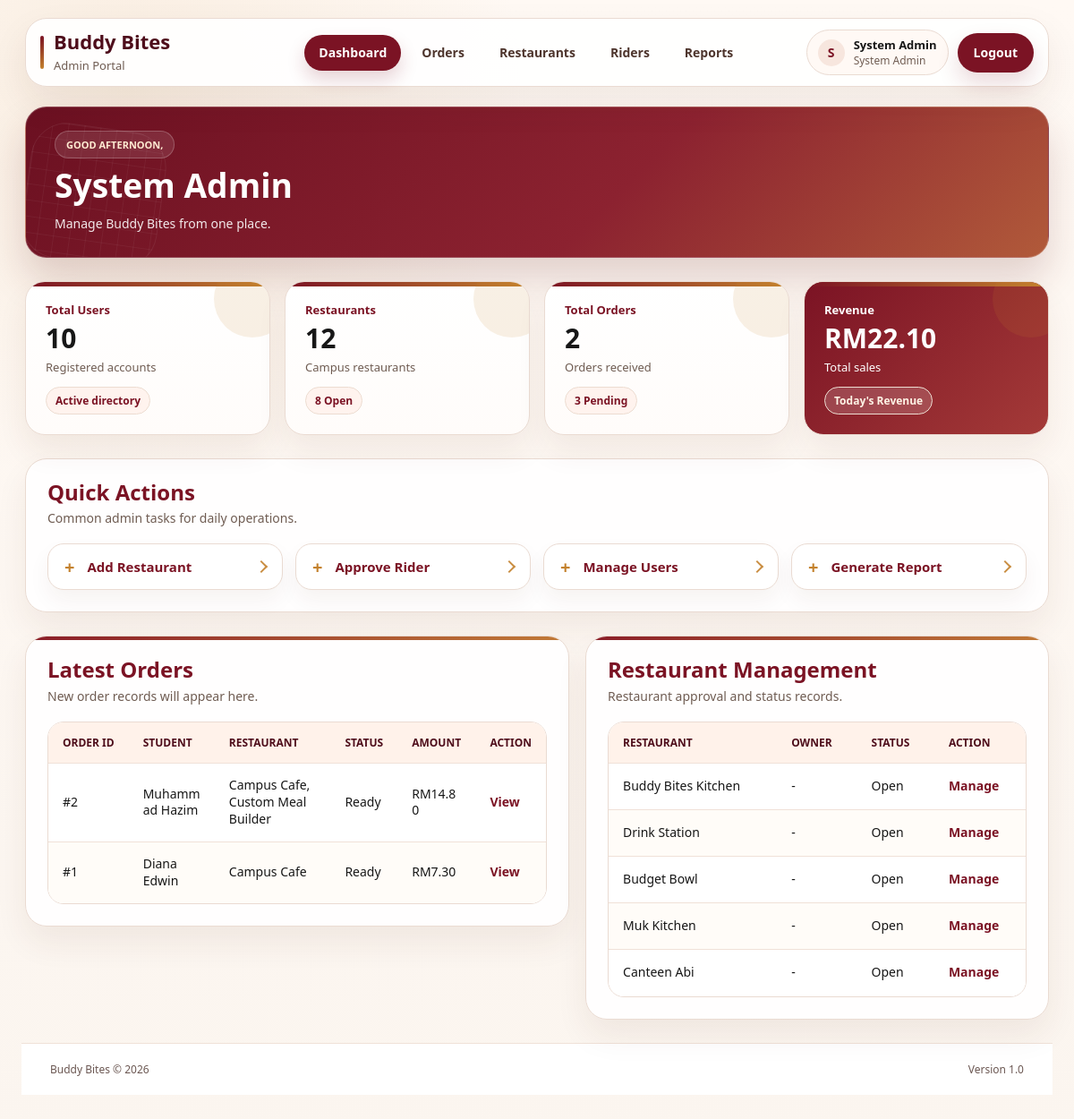
/pages/admin_dashboard.php (signed in), run on the app's committed database.
### tables this page shows
CREATE TABLE `orders` (
  `order_id` int(11) NOT NULL,
  `user_id` int(11) NOT NULL,
  `total_amount` decimal(10,2) NOT NULL,
  `status` varchar(50) DEFAULT 'Preparing',
  `order_date` timestamp NOT NULL DEFAULT current_timestamp()
);

CREATE TABLE `users` (
  `user_id` int(11) NOT NULL,
  `user_code` varchar(20) DEFAULT NULL,
  `full_name` varchar(100) NOT NULL,
  `email` varchar(100) NOT NULL,
  `password` varchar(255) NOT NULL,
  `role` enum('student','restaurant','rider','admin') NOT NULL,
  `created_at` timestamp NOT NULL DEFAULT current_timestamp(),
  `phone` varchar(30) DEFAULT '',
  `status` varchar(30) DEFAULT 'Pending'
);

CREATE TABLE `restaurants` (
  `restaurant_id` int(11) NOT NULL,
  `restaurant_name` varchar(100) NOT NULL,
  `owner_name` varchar(100) DEFAULT '',
  `phone` varchar(30) DEFAULT '',
  `opening_hours` varchar(100) DEFAULT '8:00 AM - 10:00 PM',
  `status` varchar(30) DEFAULT 'Open'
);

### pages/admin_dashboard.php (the view, shortened to what this page needs)
<?php
include("../includes/db.php");
$admin_name = $_SESSION["full_name"] ?? "System Admin";
$totalUsers = $conn->query("SELECT COUNT(*) AS total FROM users")->fetch_assoc()["total"];
$totalRestaurants = $conn->query("SELECT COUNT(*) AS total FROM restaurants")->fetch_assoc()["total"];
$totalOrders = $conn->query("SELECT COUNT(*) AS total FROM orders")->fetch_assoc()["total"];
$totalRevenue = $conn->query("
SELECT IFNULL(SUM(total_amount),0) AS revenue
FROM orders
")->fetch_assoc()["revenue"];
$summary_cards = [
[
"title"=>"Total Users",
"icon"=>"fa-users",
"value"=>$totalUsers,
"subtitle"=>"Registered accounts",
"label"=>"Active directory"
],
[
"title"=>"Restaurants",
"icon"=>"fa-store",
"value"=>$totalRestaurants,
"subtitle"=>"Campus restaurants",
"label"=>"8 Open"
],
[
"title"=>"Total Orders",
"icon"=>"fa-receipt",
"value"=>$totalOrders,
"subtitle"=>"Orders received",
"label"=>"3 Pending"
],
[
"title"=>"Revenue",
"icon"=>"fa-sack-dollar",
"value"=>"RM".number_format($totalRevenue,2),
"subtitle"=>"Total sales",
"label"=>"Today's Revenue"
]
];
$quick_actions = [
    ["label" => "Add Restaurant", "icon" => "fa-plus", "href" => "restaurant_management.php"],
    ["label" => "Approve Rider", "icon" => "fa-motorcycle", "href" => "rider_management.php"],
    ["label" => "Manage Users", "icon" => "fa-users", "href" => "admin_users.php"],
    ["label" => "Generate Report", "icon" => "fa-file-lines", "href" => "admin_report.php"],
];
function e($value) {
    return htmlspecialchars($value, ENT_QUOTES, "UTF-8");
}
?>
<?php include("../includes/header.php"); ?>
<main class="admin-shell admin-premium admin-dashboard-page">
    <nav class="admin-topbar">
        <a class="admin-brand" href="admin_dashboard.php">
            <span>
                <b>Buddy Bites</b>
                <small>Admin Portal</small>
            </span>
        </a>
        <div class="admin-main-nav">
            <a class="active" href="admin_dashboard.php">Dashboard</a>
            <a href="manage_orders.php">Orders</a>
            <a href="restaurant_management.php">Restaurants</a>
            <a href="rider_management.php">Riders</a>
            <a href="admin_report.php">Reports</a>
        </div>
        <div class="admin-user-nav">
            <div class="admin-profile">
                <span><?php echo e(substr($admin_name, 0, 1)); ?></span>
                <div>
                    <b><?php echo e($admin_name); ?></b>
                    <small>System Admin</small>
                </div>
            </div>
            <a class="admin-logout" href="logout.php">
                Logout
            </a>
        </div>
    </nav>
    <section class="admin-content">
        <header class="admin-hero">
            <div>
                <p>Good Afternoon,</p>
                <h1>System Admin <span><i class="fa-solid fa-gauge-high"></i></span></h1>
                <small>Manage Buddy Bites from one place.</small>
            </div>
        </header>
        <section class="admin-summary-grid" aria-label="Summary">
            <?php foreach ($summary_cards as $card) { ?>
                <article class="admin-stat-card">
                    <div>
                        <p><?php echo e($card["title"]); ?></p>
                        <h2><?php echo e($card["value"]); ?></h2>
                        <small><?php echo e($card["subtitle"]); ?></small>
                        <em><?php echo e($card["label"]); ?></em>
                    </div>
                </article>
            <?php } ?>
        </section>
        <section class="admin-section">
            <div class="admin-section-heading">
                <h2>Quick Actions</h2>
                <p>Common admin tasks for daily operations.</p>
            </div>
            <div class="admin-actions">
                <?php foreach ($quick_actions as $action) { ?>
                    <a href="<?php echo e($action["href"]); ?>">
                        <?php echo e($action["label"]); ?>
                    </a>
                <?php } ?>
            </div>
        </section>
        <section class="admin-grid-two">
            <div class="admin-panel">
                <div class="admin-section-heading">
                    <h2>Latest Orders</h2>
                    <p>New order records will appear here.</p>
                </div>
                <div class="admin-table-wrap">
                    <table class="admin-table">
                        <thead>
                            <tr>
                                <th>Order ID</th>
                                <th>Student</th>
                                <th>Restaurant</th>
                                <th>Status</th>
                                <th>Amount</th>
                                <th>Action</th>
                            </tr>
                        </thead>
                        <tbody>
                        <?php
                        $orders = $conn->query("
                        SELECT
                            orders.order_id,
                            orders.status,
                            orders.total_amount,
                            users.full_name AS customer_name,
                            GROUP_CONCAT(DISTINCT order_items.restaurant_name SEPARATOR ', ') AS restaurant_name
                        FROM orders
                        JOIN users ON orders.user_id = users.user_id
                        LEFT JOIN order_items ON orders.order_id = order_items.order_id
                        GROUP BY orders.order_id, orders.status, orders.total_amount, users.full_name
                        ORDER BY orders.order_id DESC
                        LIMIT 5
                        ");
                        while ($row = $orders->fetch_assoc()) {
                        ?>
                        <tr>
                        <td>#<?php echo $row["order_id"]; ?></td>
                        <td><?php echo htmlspecialchars($row["customer_name"]); ?></td>
                        <td><?php echo htmlspecialchars($row["restaurant_name"] ?? "-"); ?></td>
                        <td><?php echo htmlspecialchars($row["status"]); ?></td>
                        <td>RM<?php echo number_format($row["total_amount"], 2); ?></td>
                        <td>
                        <a href="manage_orders.php?id=<?php echo $row["order_id"]; ?>">
                        View
                        </a>
                        </td>
                        </tr>
                        <?php } ?>
                        </tbody>
                    </table>
                </div>
            </div>
            <div class="admin-panel">
                <div class="admin-section-heading">
                    <h2>Restaurant Management</h2>
                    <p>Restaurant approval and status records.</p>
                </div>
                <div class="admin-table-wrap">
                    <table class="admin-table">
                        <thead>
                            <tr>
                                <th>Restaurant</th>
                                <th>Owner</th>
                                <th>Status</th>
                                <th>Action</th>
                            </tr>
                        </thead>
                        <tbody>
                        <?php
                        $restaurants = $conn->query("
                            SELECT *
                            FROM restaurants
                            ORDER BY restaurant_id DESC
                            LIMIT 5
                        ");
                        while ($r = $restaurants->fetch_assoc()) {
                        ?>
                        <tr>
                            <td><?php echo e($r["restaurant_name"]); ?></td>
                            <td><?php echo e($r["owner_name"] ?: "-"); ?></td>
                            <td><?php echo e($r["status"]); ?></td>
                            <td>
                                <a href="restaurant_management.php">Manage</a>
                            </td>
                        </tr>
                        <?php } ?>
                        </tbody>
                    </table>
                </div>
            </div>
        </section>
    </section>
    <footer class="admin-footer">
        <span>Buddy Bites &copy; 2026</span>
        <span>Version 1.0</span>
    </footer>
</main>
<?php include("../includes/footer.php"); ?>

### data on the page
orders: order_id "2", user.full_name "Muhammad Hazim", restaurant_name "Campus Cafe, Custom Meal Builder", status "Ready", total_amount "14.80"
orders: order_id "1", user.full_name "Diana Edwin", restaurant_name "Campus Cafe", status "Ready", total_amount "7.30"
restaurants: restaurant_name "Buddy Bites Kitchen", owner_name "-", status "Open"
restaurants: restaurant_name "Drink Station", owner_name "-", status "Open"
restaurants: restaurant_name "Budget Bowl", owner_name "-", status "Open"
restaurants: restaurant_name "Muk Kitchen", owner_name "-", status "Open"
restaurants: restaurant_name "Canteen Abi", owner_name "-", status "Open"

### other printed values
substr($admin_name, 0, 1) "S"
$admin_name "System Admin"
$card["title"] "Total Users"
$card["value"] "10"
$card["subtitle"] "Registered accounts"
$card["label"] "Active directory"
$card["title"] "Restaurants"
$card["value"] "12"
$card["subtitle"] "Campus restaurants"
$card["label"] "8 Open"
$card["title"] "Total Orders"
$card["value"] "2"
$card["subtitle"] "Orders received"
$card["label"] "3 Pending"
$card["title"] "Revenue"
